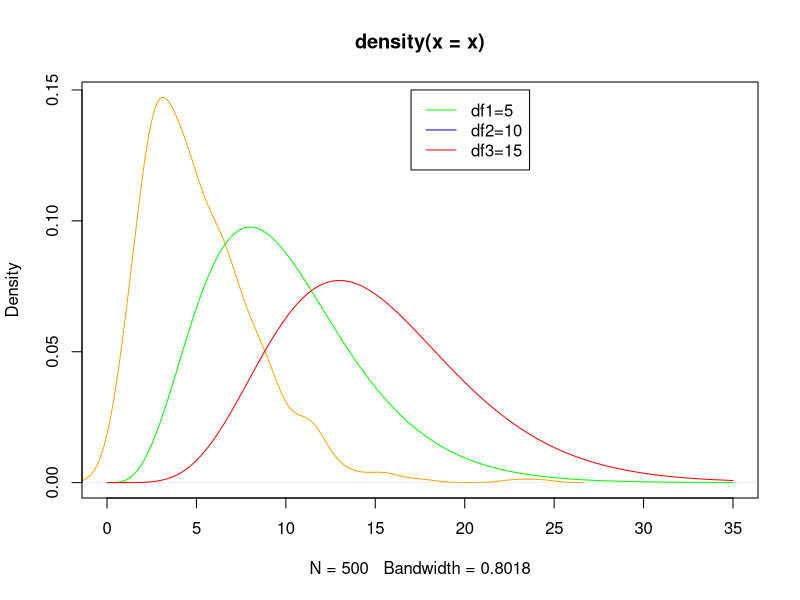

R code for this plot:
# Chi-square distribution
set.seed(1822021)
x <- rchisq(500, 5)
#hist(x, prob=TRUE,xlim = c(0,40))
plot( density(x), col='orange',xlim = c(0,35))
curve( dchisq(x, df=10), col='green', add=TRUE)
curve( dchisq(x, df=15), col='red', add=TRUE )

legend(17,0.15, legend = c("df1=5", "df2=10", "df3=15"),col=c("green", "blue","red"), lty=1, cex = 1)
